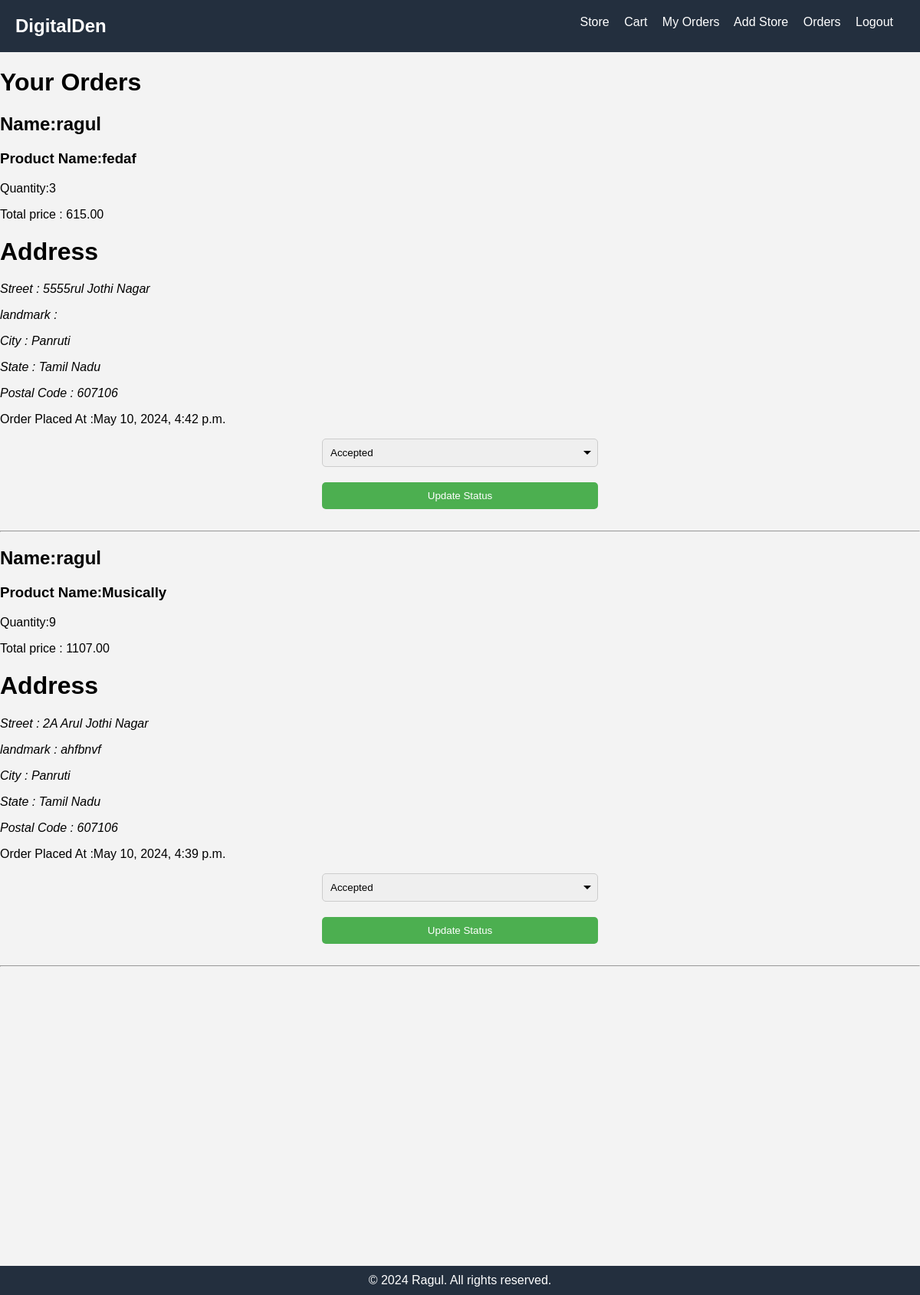
Screenshot of /sellerorder (signed in) with the database file from the repository.
### shipment/models.py (models this page shows, shortened)
class Order(models.Model):
    PENDING = 'pending'
    ACCEPTED = 'accepted'
    STATUS_CHOICES = [
        (PENDING, 'Pending'),
        (ACCEPTED, 'Accepted'),
    ]
    user = models.ForeignKey(User, on_delete=models.CASCADE)
    product = models.ForeignKey(Product, on_delete=models.CASCADE)
    quantity = models.PositiveIntegerField()
    total_price = models.DecimalField(max_digits=10, decimal_places=2)
    person_address = models.CharField(max_length=100)
    person_landmark = models.CharField(max_length=100, blank=True)
    person_city = models.CharField(max_length=50)
    person_state = models.CharField(max_length=50)
    person_postalcode = models.CharField(max_length=20)
    status = models.CharField(max_length=20, choices=STATUS_CHOICES, default=PENDING)
    created_at = models.DateTimeField(auto_now_add=True)

### store/models.py (models this page shows, shortened)
class User(AbstractBaseUser):
    BUYER = 'buyer'
    SELLER = 'seller'
    USER_TYPES = [
        (BUYER, 'Buyer'),
        (SELLER, 'Seller'),
    ]
    username = models.CharField(max_length=50)
    email = models.EmailField(unique=True)
    number = models.CharField(max_length=15)
    dob = models.DateField(null=True, blank=True)
    user_type = models.CharField(max_length=10, choices=USER_TYPES, default=BUYER)
    date_join = models.DateTimeField(auto_now_add=True)
    last_login = models.DateField(auto_now=True)
    is_admin = models.BooleanField(default=False)
    is_staff = models.BooleanField(default=False)
    is_superuser = models.BooleanField(default=False)
    is_active = models.BooleanField(default=True)
    USERNAME_FIELD = 'email'
    REQUIRED_FIELDS = ['username']
    objects = UserManager()
    def __str__(self):
        return self.username

### products/models.py (models this page shows)
class Product(models.Model):
    ELECTRONICS = 'Electronics'
    CLOTHING = 'Clothing'
    BOOKS = 'Books'
    FURNITURE = 'Furniture'
    KITCHEN = 'Kitchen'
    BEAUTY = 'Beauty'
    SPORTS = 'Sports'
    TOYS = 'Toys'
    PHONES = 'Phones'
    COMPUTERS = 'Computers'
    OTHERS = 'others'
    PRODUCT_TYPES = [
        (ELECTRONICS, 'Electronics'),
        (CLOTHING, 'Clothing'),
        (BOOKS, 'Books'),
        (FURNITURE, 'Furniture'),
        (KITCHEN, 'Kitchen'),
        (BEAUTY, 'Beauty'),
        (SPORTS, 'Sports'),
        (TOYS, 'Toys'),
        (PHONES, 'Phones'),
        (COMPUTERS, 'Computers'),
        (OTHERS, 'others')
    ]
    owner = models.ForeignKey(User, on_delete=models.CASCADE)
    name = models.CharField(max_length=100)
    image_of_product = models.ImageField(upload_to='productImg',null=True)
    product_type = models.CharField(max_length=20, choices=PRODUCT_TYPES)
    description = models.TextField()
    price = models.DecimalField(max_digits=10, decimal_places=2)
    brand = models.CharField(max_length=100)
    color = models.CharField(max_length=50)
    slug = models.SlugField(unique=True)
    launch_date = models.DateTimeField(auto_now_add=True)
    def __str__(self):
        return self.name

### shipment/views.py (the view)
# urls.py: path('sellerorder',Shipviews.seller_orders,name='sellerorder'),
@login_required(login_url='loginpage')
def seller_orders(request):
    seller_orders = Order.objects.filter(product__owner=request.user).order_by('-created_at')
    return render(request, 'storeorders.html', {'seller_orders': seller_orders})

### templates/storeorders.html (shortened to what this page needs)
{% extends "layout.html" %}
{% block nav %}
<div class="navbar">
    <a href="{% url 'mainpage' %}" class="website-link">
        <span class="website-name">DigitalDen</span>
    </a>
    <div>
        {% if user.is_authenticated %}
            <a href="storepage">Store</a>
            <a href="{% url "cartpage" %}">Cart</a>
            <a href="{% url "myorders" %}">My Orders</a>
            {% if user.user_type == 'seller' %}
            <a href={% url "addstore" %}>Add Store</a>
            <a href="{% url 'sellerorder' %}">Orders</a>
            {% endif %}
            <a href="{% url 'logout' %}">Logout</a>
        {% else %}
            <a href="{% url 'loginpage' %}">Sign In</a>
            <a href="{% url 'registerpage' %}">Sign Up</a>
        {% endif %}
    </div>
</div>
{% endblock nav %}
{% block content %}
<h1>Your Orders</h1>
{% for order in seller_orders %}
<div>
    <h2>Name:{{ order.user }}</h2>
    <h3>Product Name:{{ order.product }}</h3>
    <p>Quantity:{{order.quantity}}</p>
    <p>Total price : {{order.total_price}}</p>
    <h1>Address</h1>
    <address>
    <p>Street : {{order.person_address}}</p>
    <p>landmark : {{order.person_landmark}}</p>
    <p>City : {{order.person_city}}</p>
    <p>State : {{order.person_state}}</p>
    <p>Postal Code : {{order.person_postalcode}}</p>
</address>
    <p>Order Placed At :{{order.created_at}}</p>
    <form method="post" action="{% url 'updatestatus' %}">
        <select name="status">
            <option value="accepted" {% if order.status == 'accepted' %} selected {% endif %}>Accepted</option>
        </select>
        <button type="submit">Update Status</button>
    </form>
    <hr>
</div>
{% endfor %}
{% endblock content %}

### static/css/style.css (style rules this page uses)
* { box-sizing: border-box; }
body { font-family: Arial, sans-serif; margin: 0; padding: 0; background-color: #f3f3f3; padding-bottom: 10%; }
.navbar { background-color: #232f3e; color: white; display: flex; justify-content: space-between; padding: 20px; }
.navbar a { color: white; text-decoration: none; margin-right: 15px; }
.navbar .website-name { font-size: 1.5em; font-weight: bold; }
form { width: 30%; margin: auto; }
input[type="text"], input[type="email"], input[type="password"], input[type="date"], select, button { width: 100%; padding: 10px; margin-bottom: 20px; border: 1px solid #ccc; border-radius: 5px; box-sizing: border-box; }
button { background-color: #4CAF50; color: white; border: none; border-radius: 5px; cursor: pointer; }
select { appearance: none; -webkit-appearance: none; -moz-appearance: none; background-repeat: no-repeat; background-position: right 8px top 50%; background-size: 10px auto; padding-right: 30px; }

### rows the page displays
Order: user "ragul", product "fedaf", quantity "3", total_price "615.00", person_address "5555rul Jothi Nagar", person_city "Panruti", person_state "Tamil Nadu", person_postalcode "607106", created_at "May 10, 2024, 4:42 p.m.", status "Accepted"
Order: user "ragul", product "Musically", quantity "9", total_price "1107.00", person_address "2A Arul Jothi Nagar", person_landmark "ahfbnvf", person_city "Panruti", person_state "Tamil Nadu", person_postalcode "607106", created_at "May 10, 2024, 4:39 p.m.", status "Accepted"
